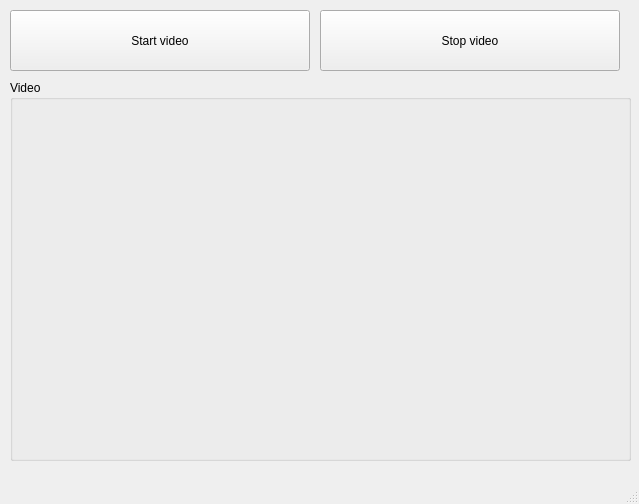
<?xml version="1.0" encoding="UTF-8"?>
<ui version="4.0">
 <class>MainWindow</class>
 <widget class="QMainWindow" name="MainWindow">
  <property name="geometry">
   <rect>
    <x>0</x>
    <y>0</y>
    <width>639</width>
    <height>504</height>
   </rect>
  </property>
  <property name="windowTitle">
   <string>MainWindow</string>
  </property>
  <property name="styleSheet">
   <string notr="true"/>
  </property>
  <widget class="QWidget" name="centralwidget">
   <widget class="QGroupBox" name="groupBox">
    <property name="geometry">
     <rect>
      <x>10</x>
      <y>80</y>
      <width>621</width>
      <height>381</height>
     </rect>
    </property>
    <property name="sizePolicy">
     <sizepolicy hsizetype="Preferred" vsizetype="Preferred">
      <horstretch>0</horstretch>
      <verstretch>0</verstretch>
     </sizepolicy>
    </property>
    <property name="title">
     <string>Video</string>
    </property>
    <widget class="QWidget" name="ImgWidget" native="true">
     <property name="geometry">
      <rect>
       <x>10</x>
       <y>20</y>
       <width>601</width>
       <height>351</height>
      </rect>
     </property>
    </widget>
   </widget>
   <widget class="QPushButton" name="startButton">
    <property name="geometry">
     <rect>
      <x>10</x>
      <y>10</y>
      <width>300</width>
      <height>61</height>
     </rect>
    </property>
    <property name="text">
     <string>Start video</string>
    </property>
   </widget>
   <widget class="QPushButton" name="stopButton">
    <property name="geometry">
     <rect>
      <x>320</x>
      <y>10</y>
      <width>300</width>
      <height>61</height>
     </rect>
    </property>
    <property name="text">
     <string>Stop video</string>
    </property>
   </widget>
  </widget>
  <widget class="QMenuBar" name="menubar">
   <property name="geometry">
    <rect>
     <x>0</x>
     <y>0</y>
     <width>639</width>
     <height>21</height>
    </rect>
   </property>
  </widget>
  <widget class="QStatusBar" name="statusbar"/>
 </widget>
 <resources/>
 <connections/>
</ui>
